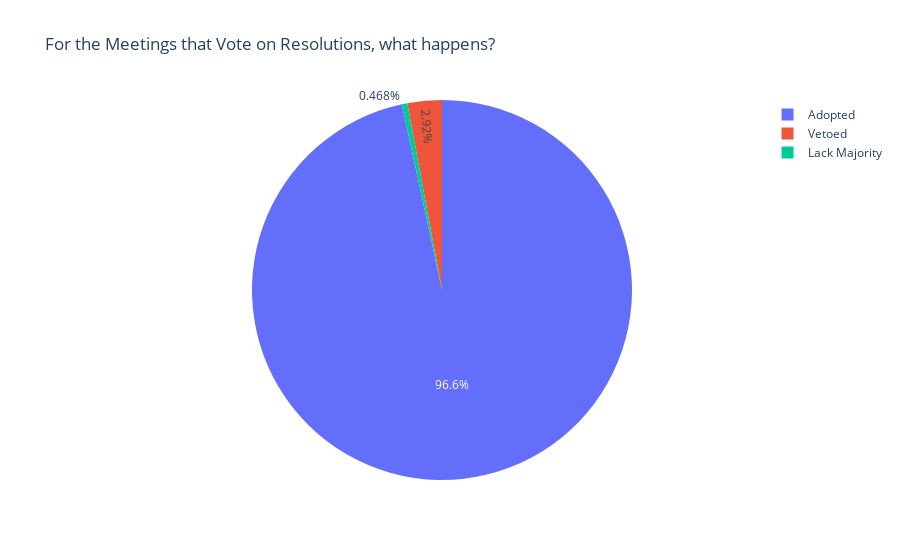

The notebook cell this image was saved under:
### Code cell
pie_fig2 = px.pie(to_pie2, values = "# of Occurences", names = "Voting Result", title = "For the Meetings that Vote on Resolutions, what happens?")
pie_fig2

### Figure 1 — Plotly figure (JSON) as saved in the notebook; plotly's stock layout.template omitted (floating-point values rounded to 4 significant figures)
{"data": [{"domain": {"x": [0, 1], "y": [0, 1]}, "hovertemplate": "Voting Result=%{label}<br># of Occurences=%{value}<extra></extra>", "labels": ["Adopted", "Vetoed", "Lack Majority"], "legendgroup": "", "name": "", "showlegend": true, "type": "pie", "values": [826, 25, 4]}], "layout": {"autosize": true, "legend": {"tracegroupgap": 0}, "title": {"text": "For the Meetings that Vote on Resolutions, what happens?"}}}
